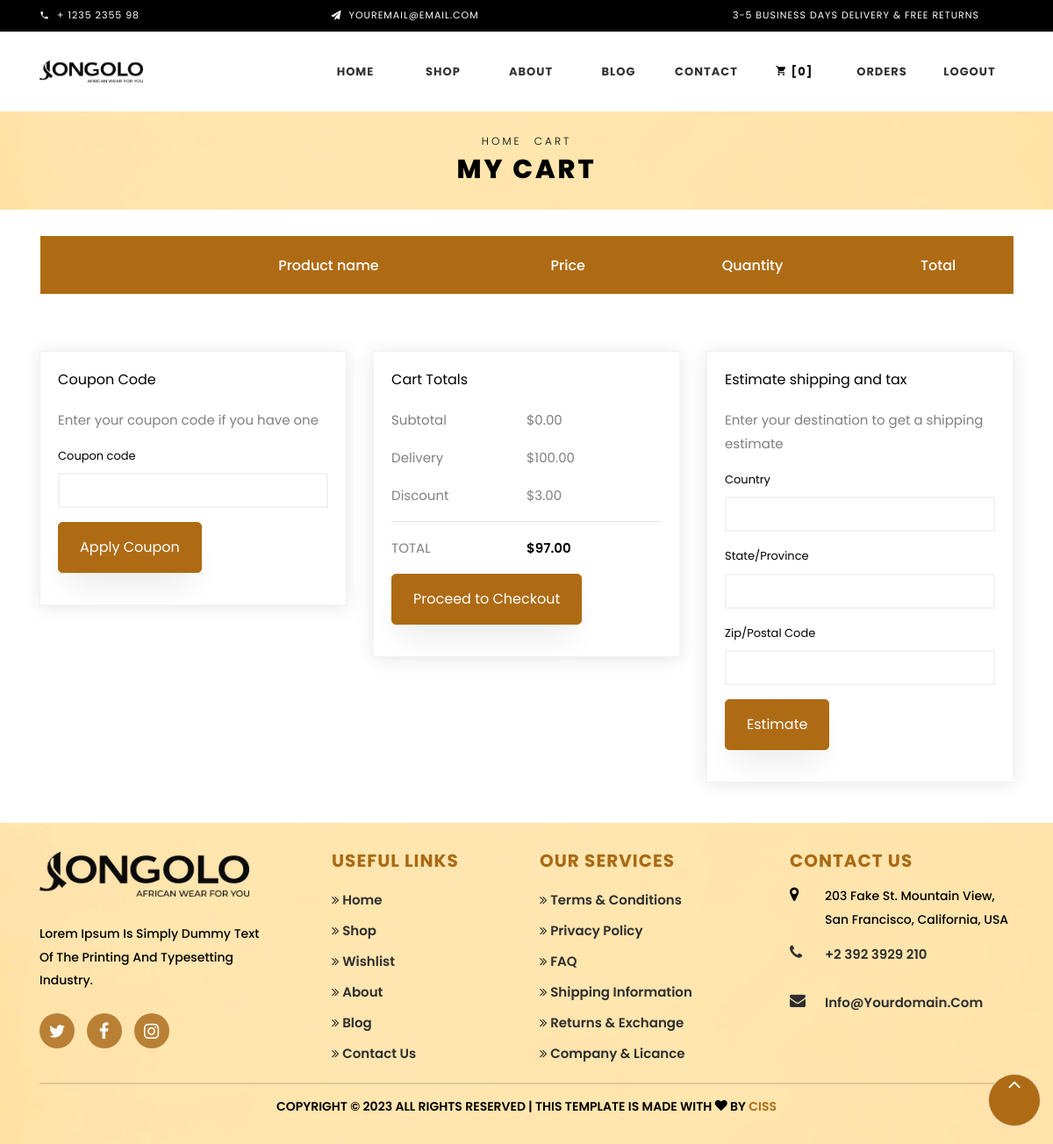
Page /cart_view/ (signed in) on the earlier database version.
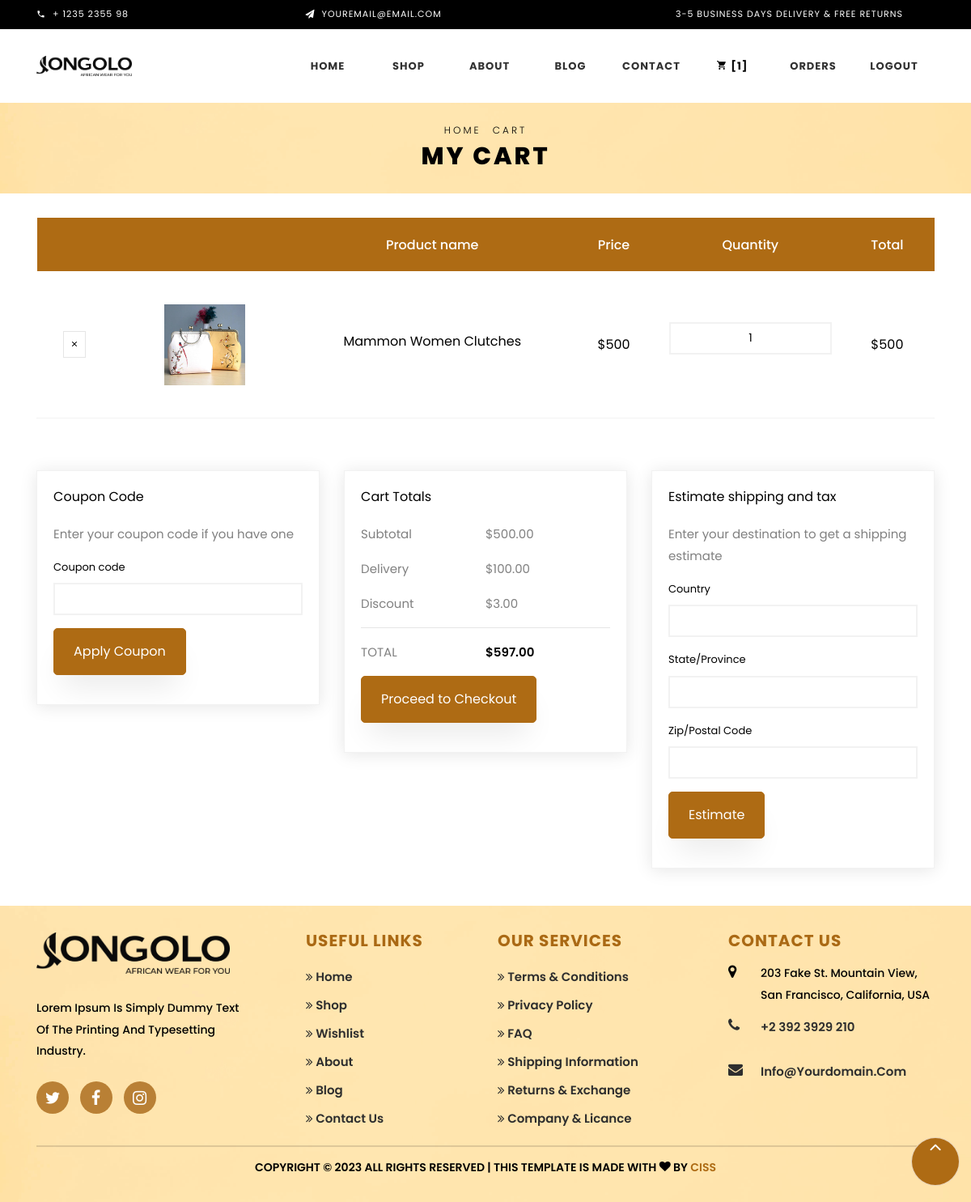
Same page on the later database version.
### myapp/models.py (models this page shows, shortened)
class CartItem(models.Model):
    user = models.ForeignKey(User, on_delete=models.CASCADE)
    product = models.ForeignKey(Product, on_delete=models.CASCADE)
    quantity = models.PositiveIntegerField(default=1)
    def total_price(self):
        return self.quantity * self.product.price
    def image_url(self):
        return self.product.image.url

class Product(models.Model):
    user = models.ForeignKey(User, on_delete=models.CASCADE, default=1)
    name = models.CharField(max_length=100)
    price = models.IntegerField(default=0)
    category = models.ForeignKey(Category, on_delete=models.CASCADE, default=1)
    description = models.CharField(max_length=200, default='' , null=True , blank=True)
    image = models.ImageField(upload_to='products')

### myapp/website_views.py (the view)
# urls.py: path('cart_view/', website_views.cart_view, name='cart_view'),
@login_required (login_url='/')
def cart_view(request):
    cart_items = CartItem.objects.filter(user=request.user)
    total_price = sum(item.total_price() for item in cart_items)
    cart_items = CartItem.objects.filter(user=request.user)
    delivery_charge = 100.00
    delivery_charge1 = "{:.2f}".format(delivery_charge) # Replace with your actual delivery charge
    discount = 3.00
    discount1 = "{:.2f}".format(discount) # Replace with your actual discount
    total = "{:.2f}".format(total_price + delivery_charge - discount)
    print(total)
    total_price_formatted = "{:.2f}".format(total_price)
    cart_count = cart_items.count()
    return render(request, 'websiteuser/cart.html', {'cart_items': cart_items, 'total_price': total_price, 'delivery_charge1':delivery_charge1, 'discount1':discount1, 'total':total, 'total_price_formatted':total_price_formatted,'cart_count':cart_count})

### templates/websiteuser/cart.html (shortened to what this page needs)
{% include 'websiteuser/header.html'%}
{% load widget_tweaks %}
{% load static %}
<!DOCTYPE html>
<html lang="en">
<head>
    <link rel="stylesheet" href="{% static 'css/open-iconic-bootstrap.min.css'%}">
    <link rel="stylesheet" href="{% static 'css/animate.css'%}">
    <link rel="stylesheet" href="{% static 'css/owl.carousel.min.css'%}">
    <link rel="stylesheet" href="{% static 'css/owl.theme.default.min.css'%}">
    <link rel="stylesheet" href="{% static 'css/magnific-popup.css'%}">
    <link rel="stylesheet" href="{% static 'css/aos.css'%}">
    <link rel="stylesheet" href="{% static 'css/ionicons.min.css'%}">
    <link rel="stylesheet" href="{% static 'css/bootstrap-datepicker.css'%}">
    <link rel="stylesheet" href="{% static 'css/jquery.timepicker.css'%}">
<link rel="stylesheet" href="https://cdnjs.cloudflare.com/ajax/libs/font-awesome/4.7.0/css/font-awesome.min.css">
    <link rel="stylesheet" href="{% static 'css/flaticon.css'%}">
    <link rel="stylesheet" href="{% static 'css/icomoon.css'%}">
    <link rel="stylesheet" href="{% static 'css/style.css'%}">
{% block content %}
<div class="hero-wrap hero-bread" style="background-image: url(/static/images/banner/footer-bg.png);">
    <div class="container">
        <div class="row no-gutters slider-text align-items-center justify-content-center">
            <div class="col-md-9 ftco-animate text-center">
                <p class="breadcrumbs"><span class="mr-2"><a href="index.html">Home</a></span> <span>Cart</span></p>
                <h1 class="mb-0 bread">My Cart</h1>
            </div>
        </div>
    </div>
</div>
<section class="ftco-section ftco-cart">
    <div class="container">
        <div class="row">
            <div class="col-md-12 ftco-animate">
                <div class="cart-list">
                    <table class="table">
                        <thead class="thead-primary">
                            <tr class="text-center">
                                <th>&nbsp;</th>
                                <th>&nbsp;</th>
                                <th>Product name</th>
                                <th>Price</th>
                                <th>Quantity</th>
                                <th>Total</th>
                            </tr>
                        </thead>
                        <tbody>
                            {% for item in cart_items %}
                            <tr class="text-center">
                                <td class="product-remove"><a href="{% url 'remove_from_cart' item.id %}">
                                    <span class="ion-ios-close"></span>
                                </a></td>
                                <td class="image-prod">
                                    <img class="img" src="{{ item.image_url }}"  src="{{ item.image_url }}" alt="{{ item.product.name }}">
                                </td>
                                <td class="product-name">
                                    <h3>{{ item.product.name }}</h3>
                                </td>
                                <td class="price">${{ item.product.price }}</td>
                                <td class="quantity">
                                    <div class="input-group mb-3">
                                        <input type="text" name="quantity" class="quantity form-control input-number" value="{{ item.quantity }}" max="100" readonly>
                                    </div>
                                </td>
                                <td class="total">${{ item.total_price }}</td>
                            </tr>
                            {% endfor %}
                        </tbody>
                    </table>
                </div>
            </div>
        </div>
        <div class="row justify-content-end">
            <div class="col-lg-4 mt-5 cart-wrap ftco-animate">
                <div class="cart-total mb-3">
                    <h3>Coupon Code</h3>
                    <p>Enter your coupon code if you have one</p>
                    <form action="#" class="info">
                        <div class="form-group">
                            <label for="">Coupon code</label>
                            <input type="text" class="form-control text-left px-3" placeholder="">
                        </div>
                        <p><a href="#" class="btn btn-primary py-3 px-4">Apply Coupon</a></p>
                    </form>
                </div>
            </div>
            <div class="col-lg-4 mt-5 cart-wrap ftco-animate">
                <div class="cart-total mb-3">
                    <h3>Cart Totals</h3>
                    <p class="d-flex">
                        <span>Subtotal</span>
                        <span>${{ total_price_formatted }}</span>
                    </p>
                    <p class="d-flex">
                        <span>Delivery</span>
                        <span>${{ delivery_charge1 }}</span>
                    </p>
                    <p class="d-flex">
                        <span>Discount</span>
                        <span>${{ discount1 }}</span>
                    </p>
                    <hr>
                    <p class="d-flex total-price">
                        <span>Total</span>
                        <span>${{ total }}</span>
                    </p>
                    <p>
                        <a href="{% url 'checkout' %}?{% for item in cart_items %}user={{ item.user.id }}&product{{ forloop.counter }}={{ item.product.id }}&quantity{{ forloop.counter }}={{ item.quantity }}&total_price={{ total }}&product_name={{ item.product.name }}{% if not forloop.last %}&{% endif %}{% endfor %}" class="btn btn-primary py-3 px-4">Proceed to Checkout
                        </a>
                    </p>
                </div>
            </div>
            <div class="col-lg-4 mt-5 cart-wrap ftco-animate">
                <div class="cart-total mb-3">
                    <h3>Estimate shipping and tax</h3>
                    <p>Enter your destination to get a shipping estimate</p>
                    <form action="#" class="info">
                        <div class="form-group">
                            <label for="">Country</label>
                            <input type="text" class="form-control text-left px-3" placeholder="">
                        </div>
                        <div class="form-group">
                            <label for="country">State/Province</label>
                            <input type="text" class="form-control text-left px-3" placeholder="">
                        </div>
                        <div class="form-group">
                            <label for="country">Zip/Postal Code</label>
                            <input type="text" class="form-control text-left px-3" placeholder="">
                        </div>
                        <p><a href="#" class="btn btn-primary py-3 px-4">Estimate</a></p>
                    </form>
                </div>
            </div>
        </div>
    </div>
</section>
{% endblock %}
{% include 'websiteuser/footer.html' %}
</body>
</html>

Differences in the rows shown:
added CartItem: image_url (picture), product.name "Mammon Women Clutches", product.price "500", quantity "1", total_price "500"
Other differences:
{{ cart_count }}: "0" → "1"
{{ total_price_formatted }}: "0.00" → "500.00"
{{ total }}: "97.00" → "597.00"
